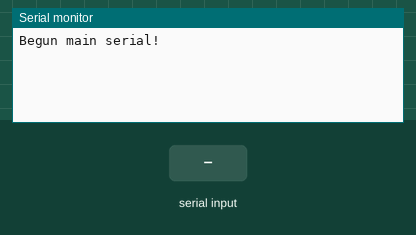
Recording of a sketch running on a simulated Arduino Mega 2560, built with avr-gcc and run on an emulated ATmega2560. Parts: the last lines printed to the serial monitor. Inputs (shaded band) come from the test bench.

Above: at 1.2 s.
1.3 s: "1" received over the second serial link
At 2.0 s:
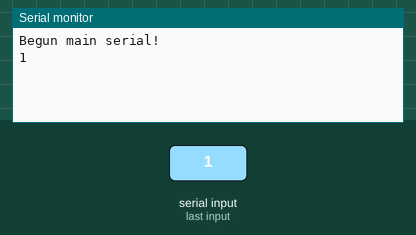
2.8 s: "0" received over the second serial link
At 3.2 s:
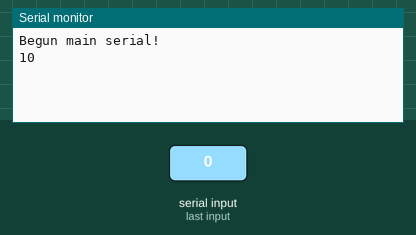

Measured:
- after the input at 1.3 s, the serial monitor: prints a new line at once (image 1)
- after the input at 2.8 s, the serial monitor: prints a new line at once (image 2)

The sketch:

Simple_BlueTooth.ino
```cpp
void setup() {
  // put your setup code here, to run once:
  Serial.begin(9600);
  Serial.println("Begun main serial!");
  Serial1.begin(9600);
  Serial1.println("Beginning Serial1...!");
}

void loop() {
  // put your main code here, to run repeatedly:
  if(Serial.available()){
    // while(Serial.read()){
      Serial1.write(Serial.read());
    // }
  }
  if (Serial1.available()){
    // while(Serial1.read()){
     Serial.write(Serial1.read());
    // }
  }
}
```
